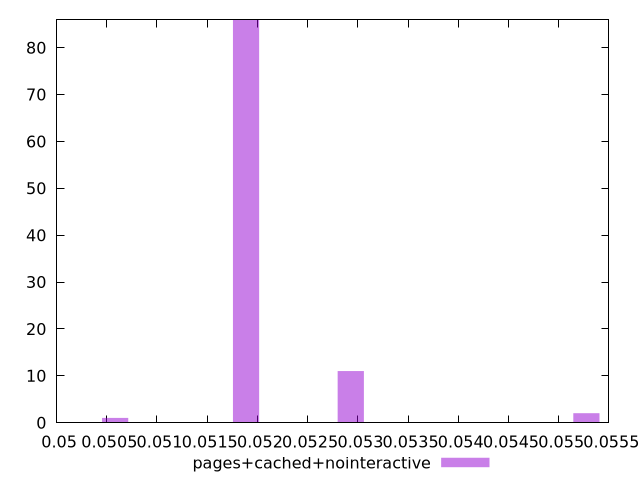

Source code (gnuplot):
$_pagesCachedNointeractive <<EOF
0.051886552772366513 86
0.05292949855673569 11
0.05527612657156634 2
0.050582870541905044 1
EOF
set key outside below
set terminal pngcairo
set output "report_00004_2020-11-02T20-21-41.718Z/unused-javascript/pages+cached+nointeractive//hist.png"
set yrange [0:86]
set boxwidth 0.00026073644609229404
set style fill transparent solid 0.5 noborder
plot $_pagesCachedNointeractive title "pages+cached+nointeractive" with boxes ,
